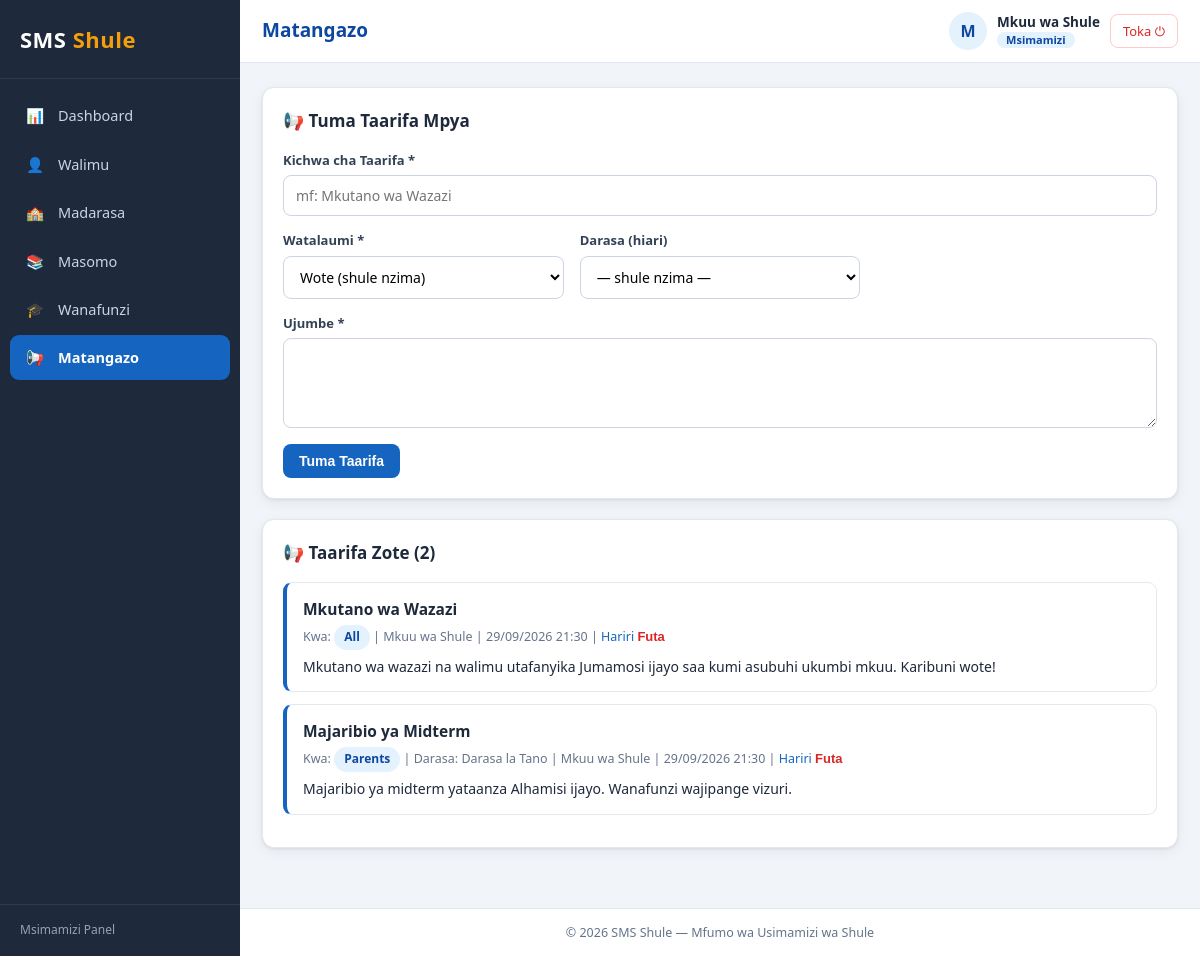
The page /admin/announcements.php (signed in) on the database its author committed.
### tables this page shows
CREATE TABLE IF NOT EXISTS announcements (
    id INT AUTO_INCREMENT PRIMARY KEY,
    title VARCHAR(150) NOT NULL,
    message TEXT NOT NULL,
    target ENUM('all','parents','teachers','students') NOT NULL DEFAULT 'all',
    class_id INT DEFAULT NULL,
    created_by INT NOT NULL,                  
    created_at TIMESTAMP DEFAULT CURRENT_TIMESTAMP,
    CONSTRAINT fk_ann_class FOREIGN KEY (class_id) REFERENCES classes(id) ON DELETE CASCADE,
    CONSTRAINT fk_ann_user FOREIGN KEY (created_by) REFERENCES users(id) ON DELETE CASCADE
);

CREATE TABLE IF NOT EXISTS users (
    id INT AUTO_INCREMENT PRIMARY KEY,
    full_name VARCHAR(120) NOT NULL,
    email VARCHAR(120) NOT NULL UNIQUE,
    password VARCHAR(255) NOT NULL,           
    role ENUM('admin','teacher','parent','student') NOT NULL DEFAULT 'parent',
    phone VARCHAR(20) DEFAULT NULL,
    photo VARCHAR(255) DEFAULT NULL,          
    status ENUM('active','inactive') NOT NULL DEFAULT 'active',
    created_at TIMESTAMP DEFAULT CURRENT_TIMESTAMP
);

CREATE TABLE IF NOT EXISTS classes (
    id INT AUTO_INCREMENT PRIMARY KEY,
    name VARCHAR(60) NOT NULL,                
    level ENUM('primary','secondary') NOT NULL DEFAULT 'primary',
    stream VARCHAR(20) DEFAULT NULL,          
    class_teacher_id INT DEFAULT NULL,
    UNIQUE KEY uq_class (name, stream),
    CONSTRAINT fk_classes_teacher FOREIGN KEY (class_teacher_id) REFERENCES teachers(id) ON DELETE SET NULL
);

### config/db.php (called while the page is built, shortened)
<?php
function e(?string $value): string {
    return htmlspecialchars((string)$value, ENT_QUOTES, 'UTF-8');
}
function url(string $path): string {
    return BASE_URL . $path;
}

### admin/announcements.php (the view, shortened to what this page needs)
<?php
require_once __DIR__ . '/../includes/auth.php';
$edit_id = (int)($_GET['edit'] ?? 0);
$form = ['title' => '', 'message' => '', 'target' => 'all', 'class_id' => ''];
$announcements = $pdo->query(
    "SELECT a.*, c.name AS class_name, u.full_name AS author
     FROM announcements a
     LEFT JOIN classes c ON c.id = a.class_id
     JOIN users u ON u.id = a.created_by
     ORDER BY a.created_at DESC"
)->fetchAll();
require_once __DIR__ . '/../includes/header.php';
?>
<div class="card">
  <div class="card-header">
    <h2><?= $edit_id ? '&#9998; Hariri Taarifa' : '&#128226; Tuma Taarifa Mpya' ?></h2>
  </div>
  <form method="POST" action="">
    <div class="form-grid">
      <div class="form-group full">
        <label>Kichwa cha Taarifa *</label>
        <input type="text" name="title" value="<?= e($form['title']) ?>" placeholder="mf: Mkutano wa Wazazi" required>
      </div>
      <div class="form-group">
        <label>Watalaumi *</label>
        <select name="target" required>
          <option value="all"      <?= $form['target'] === 'all'      ? 'selected' : '' ?>>Wote (shule nzima)</option>
        </select>
      </div>
      <div class="form-group">
        <label>Darasa (hiari)</label>
        <select name="class_id">
          <option value="">— shule nzima —</option>
        </select>
      </div>
      <div class="form-group full">
        <label>Ujumbe *</label>
        <textarea name="message" required><?= e($form['message']) ?></textarea>
      </div>
    </div>
    <div class="form-actions">
      <button type="submit" class="btn"><?= $edit_id ? 'Hifadhi Mabadiliko' : 'Tuma Taarifa' ?></button>
    </div>
  </form>
</div>
<div class="card">
  <div class="card-header"><h2>&#128226; Taarifa Zote (<?= count($announcements) ?>)</h2></div>
  <?php if (!$announcements): ?>
    <div class="empty-state"><div class="icon">&#128226;</div>Hakuna taarifa zilizotumwa bado.</div>
  <?php else: foreach ($announcements as $a): ?>
    <div class="announce-item">
      <h3><?= e($a['title']) ?></h3>
      <div class="announce-meta">
        Kwa: <span class="badge badge-info"><?= e(ucfirst($a['target'])) ?></span>
        <?php if ($a['class_name']): ?> | Darasa: <?= e($a['class_name']) ?><?php endif; ?>
        | <?= e($a['author']) ?> | <?= e(date('d/m/Y H:i', strtotime($a['created_at']))) ?>
        | <a href="<?= url('/admin/announcements.php?edit=' . (int)$a['id']) ?>">Hariri</a>
        <form method="POST" action="" style="display:inline">
          <button type="submit" class="del js-confirm" style="background:none;border:0;cursor:pointer;font-weight:600;font-size:13px;color:#dc2626"
                  data-confirm="Futa taarifa '<?= e($a['title']) ?>'?">Futa</button>
        </form>
      </div>
      <div class="comment-text"><?= e($a['message']) ?></div>
    </div>
  <?php endforeach; endif; ?>
</div>
<?php require_once __DIR__ . '/../includes/footer.php'; ?>

### assets/css/style.css (style rules this page uses)
:root { --primary: #1565c0; --primary-dark: #0d47a1; --primary-light: #e3f2fd; --sidebar-bg: #1e293b; --sidebar-txt: #cbd5e1; --bg: #f1f5f9; --card: #ffffff; --text: #1e293b; --muted: #64748b; --border: #e2e8f0; --danger: #dc2626; --success: #16a34a; --radius: 12px; --shadow: 0 1px 3px rgba(15,23,42,.08), 0 4px 14px rgba(15,23,42,.06); }
body.role-admin { --primary:#1565c0; --primary-dark:#0d47a1; --primary-light:#e3f2fd; }
* { margin:0; padding:0; box-sizing:border-box; }
body { font-family:'Segoe UI', Tahoma, Geneva, Verdana, sans-serif; background:var(--bg); color:var(--text); font-size:15px; line-height:1.55; }
a { color:var(--primary); text-decoration:none; }
.card { background:var(--card); border:1px solid var(--border); border-radius:var(--radius); box-shadow:var(--shadow); padding:20px; margin-bottom:20px; }
.card-header { display:flex; align-items:center; justify-content:space-between; gap:10px; flex-wrap:wrap; margin-bottom:16px; }
.card-header h2 { font-size:17px; }
.btn { display:inline-block; padding:9px 16px; border:0; border-radius:8px; font-size:14px; font-weight:600; background:var(--primary); color:#fff; cursor:pointer; }
.form-grid { display:grid; grid-template-columns:repeat(auto-fit, minmax(220px, 1fr)); gap:14px 16px; }
.form-group { display:flex; flex-direction:column; }
.form-group.full { grid-column:1 / -1; }
label { font-size:13px; font-weight:600; color:#334155; margin-bottom:5px; }
input, select, textarea { width:100%; padding:10px 12px; border:1px solid #cbd5e1; border-radius:8px; font-size:14px; font-family:inherit; background:#fff; }
textarea { resize:vertical; min-height:90px; }
.form-actions { margin-top:16px; display:flex; gap:10px; flex-wrap:wrap; }
.badge { display:inline-block; padding:3px 10px; border-radius:20px; font-size:12px; font-weight:700; }
.badge-info { background:var(--primary-light); color:var(--primary-dark); }
.comment-text { font-size:14px; }
.announce-item { background:#fff; border:1px solid var(--border); border-left:4px solid var(--primary); border-radius:9px; padding:14px 16px; margin-bottom:12px; }
.announce-item h3 { font-size:15.5px; margin-bottom:4px; }
.announce-meta { font-size:12.5px; color:var(--muted); margin-bottom:6px; }

### rows shown on the page
announcements: title "Mkutano wa Wazazi", target "All", created_by.full_name "Mkuu wa Shule", created_at "29/09/2026 21:30", message "Mkutano wa wazazi na walimu utafanyika Jumamosi ijayo saa kumi asubuhi ukumbi mkuu. Karibuni wote!"
announcements: title "Majaribio ya Midterm", target "Parents", class.name "Darasa la Tano", created_by.full_name "Mkuu wa Shule", created_at "29/09/2026 21:30", message "Majaribio ya midterm yataanza Alhamisi ijayo. Wanafunzi wajipange vizuri."

### other values the page prints
$icon "📊"
$label "Dashboard"
$icon "👤"
$label "Walimu"
$icon "🏫"
$label "Madarasa"
$icon "📚"
$label "Masomo"
$icon "🎓"
$label "Wanafunzi"
$icon "📢"
$label "Matangazo"
$panel_names[$role] "Msimamizi Panel"
$page_title "Matangazo"
mb_strtoupper(mb_substr($user['full_name'], 0, 1)) "M"
